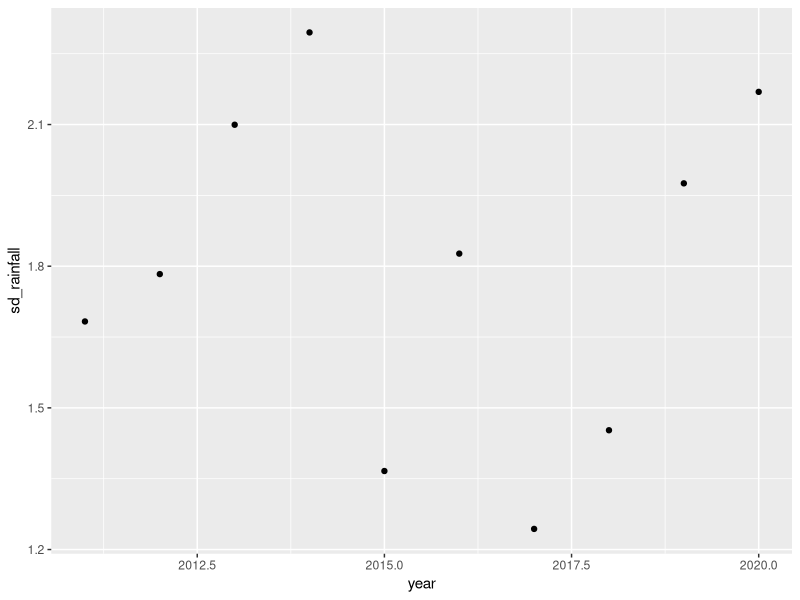
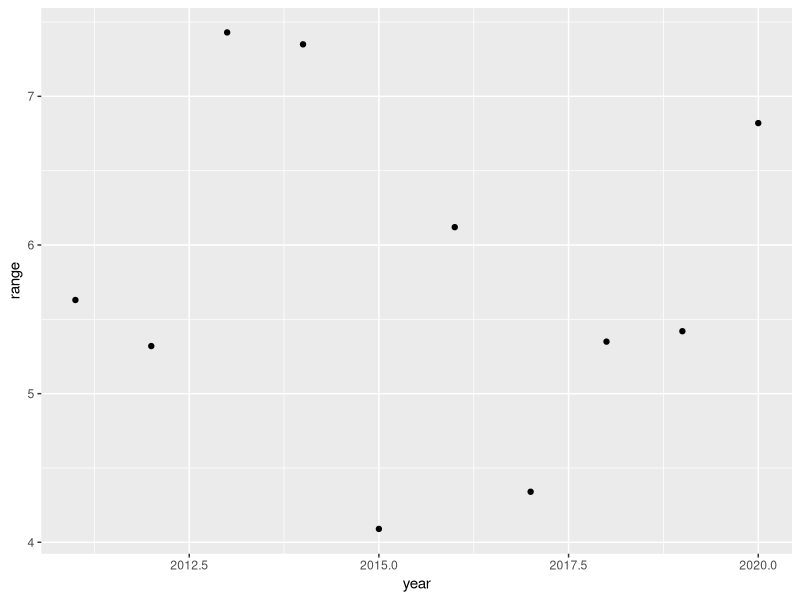
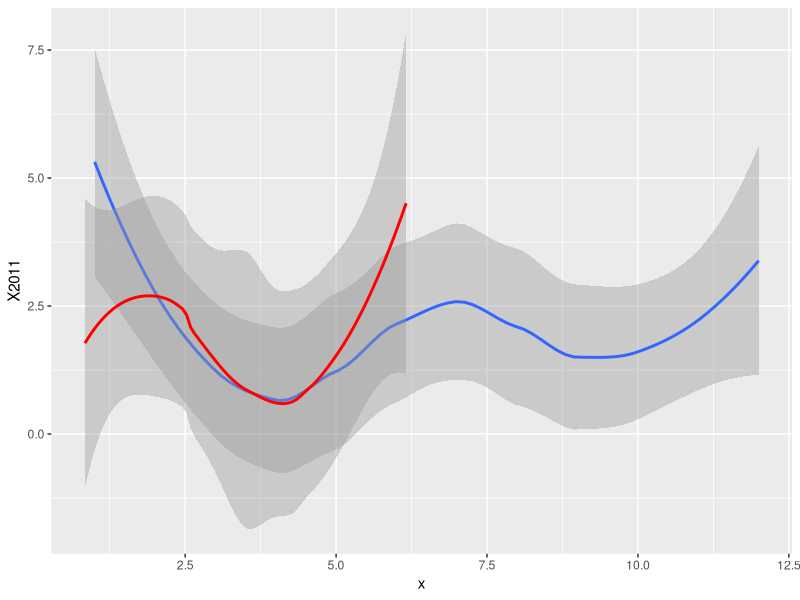

Reproduce these figures in R, in order.
library(tidyverse)
# library(tidygraph)
library(RColorBrewer)

##### FUNCTIONS

##### MAIN

rawData <- read_csv("Raw_data.csv")
sd <- rawData %>% select(2:11) %>% summarise_each(sd)
d <- gather(sd) %>% mutate(year = as.numeric(key)) %>% select(year, value) %>% rename(sd_rainfall = value)

f <- ggplot(d, aes(year, sd_rainfall)) +
     geom_point()
f

dMax <- (rawData %>% select(2:11) 
         %>% summarise_each(max)
         %>% gather()
         %>% mutate(year = as.numeric(key))
         %>% select(year, value)
         %>% rename(max = value))

dMin <- (rawData %>% select(2:11) 
         %>% summarise_each(min)
         %>% gather()
         %>% mutate(year = as.numeric(key))
         %>% select(year, value)
         %>% rename(min = value))

d <- left_join(dMax, dMin, by = "year") %>% mutate(range = max - min)

f <- ggplot(d, aes(year, range)) +
  geom_point()
f

month <- factor(rawData$Year, levels = rawData$Year)
tbl <- as_tibble(data.frame(month, rawData[,2:11])) %>% mutate(x = as.numeric(as.factor(month)))
ggplot(tbl, aes(x, X2011)) +
        geom_smooth() +
        geom_smooth(aes(X2012), colour = "red")





